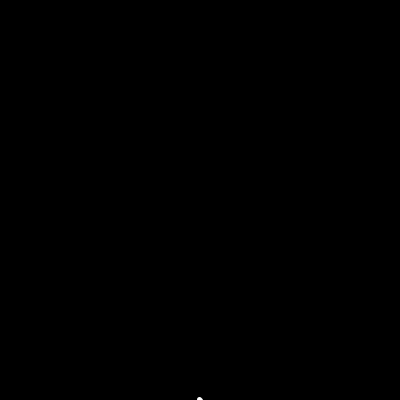
Frame 1 (no input)
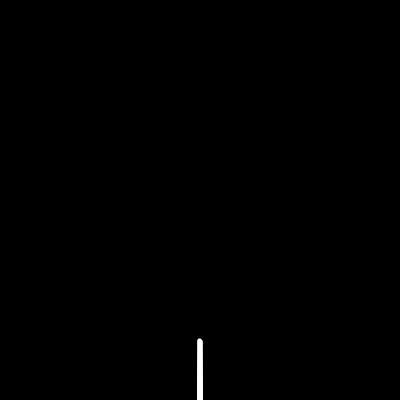
Frame 60 (the mouse pressed at the canvas centre just before this capture)
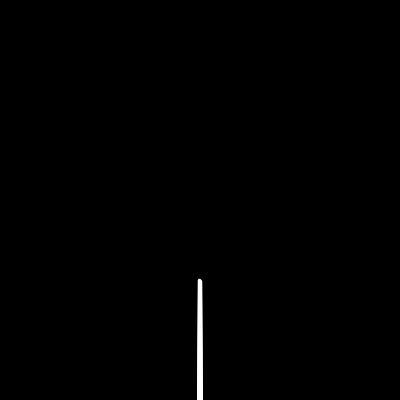
Frame 120 (the mouse held since frame 60 and released just before this capture)

The Processing sketch that drew these frames (run headless with seeded random() and noise(); from frame 60 on, the mouse is pressed at the canvas centre):

// Processing sketch: processing_155415
// ── processing_155415.pde

float x = 0;
float y = 0;
float GROWTH = 1;
Branch b;
ArrayList<Branch> branches = new ArrayList<Branch>();
int m;
int LIMIT = 100000; // without this your processor's gonna suffer
int bg = 0;
int fg = 255;

void setup() {
  size(400,400);
  smooth();
  background(bg);
  stroke(fg);
  branches.add(new Branch(width/2, height, -HALF_PI, height/2 * 0.6));
}

void reset() {
  branches = new ArrayList<Branch>();
  branches.add(new Branch(width/2, height, -HALF_PI, height/2 * 0.6));
  background(bg);
}

void draw() {
  if(branches.size() < 100000) {
    for(int i=0;i<branches.size();i++) {
      Branch b = branches.get(i);
      if(!b.isAlive()) {
        float tmpX = b.x;
        float tmpY = b.y;
        float tmpR = b.init_rot;
        float tmpTtl = b.init_ttl;
        branches.add(new Branch(tmpX, tmpY, tmpR + random(-HALF_PI, HALF_PI), tmpTtl));
        branches.add(new Branch(tmpX, tmpY, tmpR + random(-HALF_PI, HALF_PI), tmpTtl));
        branches.remove(i);
      }
      b.update(); 
    }
    
  }
  println(branches.size());
}

class Branch {
  float x;
  float y;
  float init_rot;
  float init_ttl;
  float ttl;
  float thickness;
  
  Branch(float x, float y, float init_rot, float init_ttl) {
    this.x = x;
    this.y = y;
    this.init_rot = init_rot;
    this.thickness = map(dist(0, this.y, 0, 0), 0, height, 0, 5);
    this.init_ttl = init_ttl * 0.8;
    this.ttl = init_ttl;
  }
 
  void update() {
    this.thickness = map(dist(0, this.y, 0, 0), 0, height, 0, 5);
    if(this.isAlive()) {
      strokeWeight(this.thickness);
      pushMatrix();
      translate(this.x, this.y);
      rotate(this.init_rot);
      line(0,0, GROWTH, 0);
      x += GROWTH * cos(this.init_rot);
      y += GROWTH * sin(this.init_rot);
      popMatrix();
      this.ttl -= 1;
    }
  }
  
  boolean isAlive(){
    return this.ttl > 0;
  } 
}

void mouseClicked() {
  reset(); 
}
